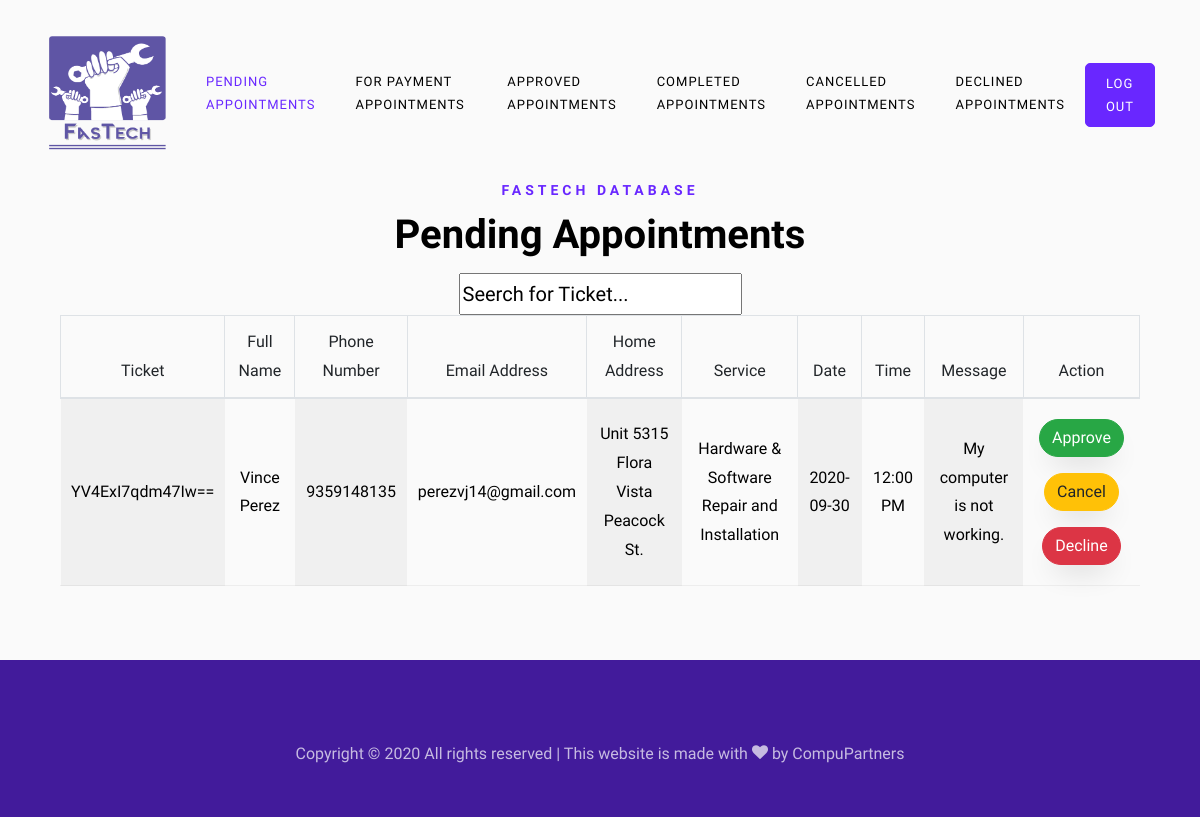
The page /admin/index.php (signed in) on the database its author committed.
### tables this page shows
CREATE TABLE `appointments` (
  `apt_id` int(11) NOT NULL,
  `requestee` int(11) DEFAULT NULL,
  `name` varchar(100) NOT NULL,
  `phone` bigint(11) NOT NULL,
  `email` varchar(100) NOT NULL,
  `address` varchar(255) NOT NULL,
  `service` varchar(100) NOT NULL,
  `date` date NOT NULL,
  `time` varchar(50) DEFAULT NULL,
  `issue` varchar(255) NOT NULL,
  `ticket` varchar(255) NOT NULL,
  `status` varchar(11) NOT NULL
);

### admin/index.php (the view, shortened to what this page needs)
<!DOCTYPE html>
<html lang="en">
<head>
	<link rel="stylesheet" href="css/open-iconic-bootstrap.min.css">
	<link rel="stylesheet" href="css/animate.css">
	<link rel="stylesheet" href="css/owl.carousel.min.css">
	<link rel="stylesheet" href="css/owl.theme.default.min.css">
	<link rel="stylesheet" href="css/magnific-popup.css">
	<link rel="stylesheet" href="css/aos.css">
	<link rel="stylesheet" href="css/ionicons.min.css">
	<link rel="stylesheet" href="css/bootstrap-datepicker.css">
	<link rel="stylesheet" href="css/jquery.timepicker.css">
	<link rel="stylesheet" href="css/flaticon.css">
	<link rel="stylesheet" href="css/icomoon.css">
	<link rel="stylesheet" href="css/style.css">
</head>
<body>
	<nav class="navbar navbar-expand-lg navbar-dark ftco_navbar bg-dark ftco-navbar-light" id="ftco-navbar">
		<div class="container">
			<a class="navbar-brand" href="index.php"><img src="images/fastech1.png" width="125" height="120"></a>
			<div class="collapse navbar-collapse" id="ftco-nav">
				<ul class="navbar-nav ml-auto">
					<li class="nav-item active"><a href="index.php" class="nav-link">Pending Appointments</a></li>
					<li class="nav-item"><a href="forpayment.php" class="nav-link">For Payment Appointments</a></li>
					<li class="nav-item"><a href="approved.php" class="nav-link">Approved Appointments</a></li>
					<li class="nav-item"><a href="completed.php" class="nav-link">Completed Appointments</a></li>
					<li class="nav-item"><a href="cancelled.php" class="nav-link">Cancelled Appointments</a></li>
					<li class="nav-item"><a href="declined.php" class="nav-link">Declined Appointments</a></li>
				</ul>
			</div>
			<div class="collapse navbar-collapse" id="ftco-nav">
				<ul class="navbar-nav ml-auto">
					<li class="nav-item cta"><a href="logout.php" class="nav-link"><span>Log Out</span></a>
					</li>
				</ul>
			</div>
		</div>
	</nav>
	<section class="ftco-section bg-light" id="company">
		<div class="container">
			<div class="row justify-content-center mb-5 pb-3 ftco-animate">
				<div class="col-md-12 text-center heading-section ftco-animate">
					<br><br><br><br><br>
					<span class="subheading1">FASTECH DATABASE</span>
					<h2>Pending Appointments</h2>
					<div class="col-lg-12">
					<input type="text" id="myTicket" onkeyup="myFunction()" placeholder="Seerch for Ticket..." title="Type in a reference ID" style="font-size: 20px;">
						<table id="appttable" class="table table-bordered">
							<thead>
								<tr>
									<th>Ticket</th>
									<th>Full Name</th>
									<th>Phone Number</th>
									<th>Email Address</th>
									<th>Home Address</th>
									<th>Service</th>
									<th>Date</th>
									<th>Time</th>
									<th>Message</th>
									<th>Action</th>
								</tr>
							</thead>
							<tbody>
								<?php
									include('../php/config.php');
									$sql = "SELECT * FROM appointments WHERE `status` = 'pending'";
									$res = mysqli_query($con, $sql );
									$count = 0;
									while($row=mysqli_fetch_array($res)){
										$time = $row['time'];
										$time =  date('g:i A', strtotime($time));
										echo "<tr>";
											echo "<td>";echo $row['ticket']; echo "</td>";
											echo "<td>";echo $row["name"]; echo "</td>";
											echo "<td>";echo $row["phone"];  echo "</td>";
											echo "<td>";echo $row["email"];  echo "</td>";
											echo "<td>";echo $row["address"];  echo "</td>";
											echo "<td>";echo $row["service"];  echo "</td>";
											echo "<td>";echo $row["date"];  echo "</td>";
											echo "<td>";echo $time;  echo "</td>";
											echo "<td>";echo $row["issue"];  echo "</td>";
											echo "<td><button name='approve".$count."' id='approve".$count."' type='submit' class='btn form-group btn-success' value=".$row['ticket'].">Approve</button>";
											echo "<button name='cancel".$count."' id='cancel".$count."' type='submit' class='btn form-group btn-warning' value=".$row['ticket'].">Cancel</button>";
											echo "<button name='decline".$count."' id='decline".$count."' type='submit' class='btn  btn-danger' value=".$row['ticket'].">Decline</button></td>";
										echo "</tr>";
										$count++;
									}
								?>
						</table>
					</div>
				</div>
			</div>
		</div>
		<br><br>
	</section>
	<footer class="ftco-footer ftco-bg-dark ftco-section">
		<div class="container">
			<div class="row">
				<div class="col-md-12 text-center">
					<p>
						Copyright &copy;
						<script>document.write(new Date().getFullYear());</script> All rights reserved | This website is
						made with <i class="icon-heart" aria-hidden="true"></i> by <a href="https://colorlib.com"
							target="_blank">CompuPartners</a>
					</p>
				</div>
			</div>
		</div>
	</footer>
</body>
</html>

### admin/css/icomoon.css (style rules this page uses)
[class^="icon-"], [class*=" icon-"] { font-family: 'icomoon' !important; speak: none; font-style: normal; font-weight: normal; font-variant: normal; text-transform: none; line-height: 1; -webkit-font-smoothing: antialiased; -moz-osx-font-smoothing: grayscale; }
.icon-heart:before { content: "\f004"; }

### rows shown on the page
appointments: ticket "YV4ExI7qdm47Iw==", name "Vince Perez", phone "9359148135", email "perezvj14@gmail.com", address "Unit 5315 Flora Vista Peacock St.", service "Hardware & Software Repair and Installation", date "2020-09-30", time "12:00 PM", issue "My computer is not working."
